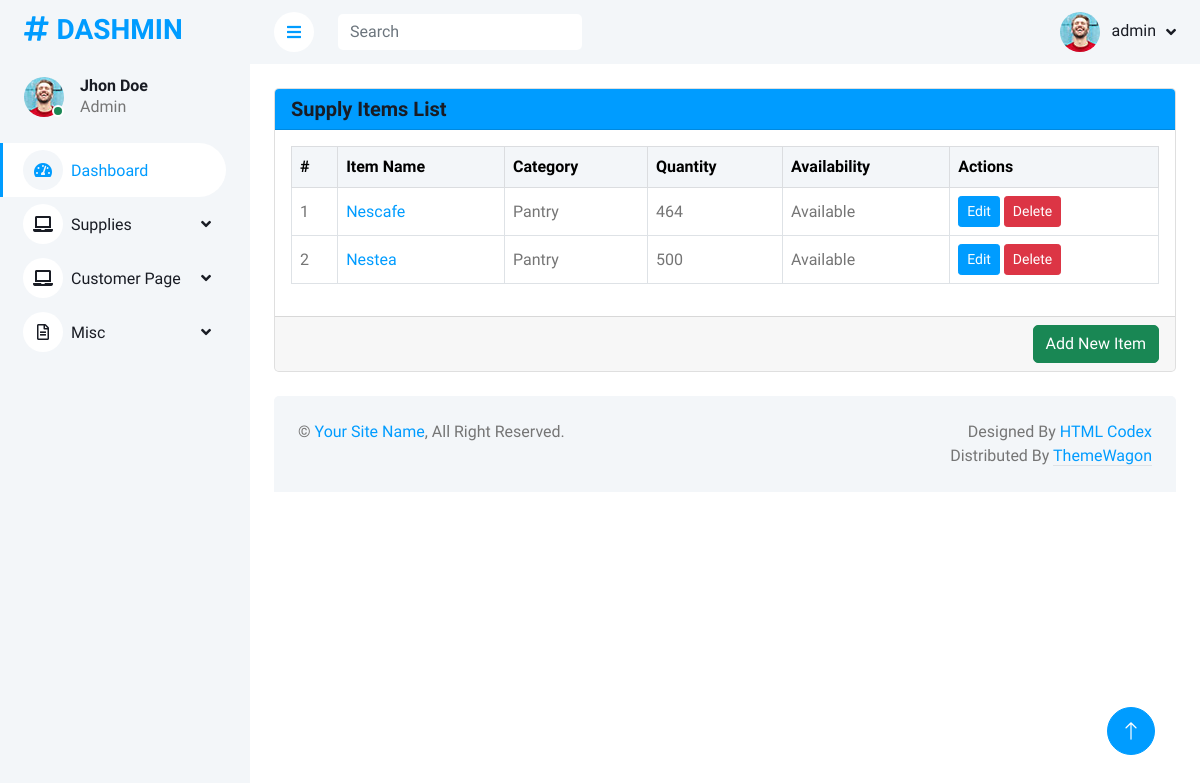
Page /supply/items/ (signed in) on the committed database.
### supply/models.py (models this page shows, shortened)
class User(AbstractUser):
    USER_TYPE_CHOICES = [
        ('customer', 'Customer'),
        ('supply_manager', 'Supply Manager'),
        ('admin', 'Administrator'), # Example
    ]
    user_type = models.CharField(max_length=20, choices=USER_TYPE_CHOICES, default='customer')
    contact_number = models.CharField(max_length=15, blank=True, null=True)
    address = models.TextField(blank=True, null=True)
    objects = UserManager()
    customers = CustomerManager()
    supply_managers = SupplyManagerManager()
    email = models.EmailField(unique=True) # Example: making email unique

class SupplyItem(models.Model):
    STATUS_CHOICES = [
        ('active', 'Active'),
        ('inactive', 'Inactive'),
        ('archived', 'Archived'),
    ]
    AVAILABILITY_CHOICES = [
        ('Available', 'Available'),
        ('Low Stock', 'Low in Supply'),
        ('Out of Stock', 'Out of Supply')
    ]
    item_id = models.AutoField(primary_key=True)
    item_name = models.CharField(max_length=200)
    item_code = models.CharField(max_length=100, unique=True)
    category = models.ForeignKey(Category, on_delete=models.SET_NULL, null=True, blank=True)  # Updated field
    description = models.TextField(blank=True)
    quantity_in_stock = models.IntegerField(default=0)
    reorder_level = models.IntegerField(default=0)
    unit_of_measure = models.CharField(max_length=50)
    location = models.CharField(max_length=100, blank=True)
    unit_price = models.DecimalField(max_digits=10, decimal_places=2)
    currency = models.CharField(max_length=10, default='USD')
    supplier = models.ForeignKey(Supplier, on_delete=models.SET_NULL, null=True, blank=True)
    last_purchase_date = models.DateField(null=True, blank=True)
    last_supplier_price = models.DecimalField(max_digits=10, decimal_places=2, null=True, blank=True)
    preferred_supplier = models.BooleanField(default=False)
    added_by = models.ForeignKey(
        settings.AUTH_USER_MODEL, # Use settings
        on_delete=models.SET_NULL,
        null=True,
        blank=True,
        related_name='added_supply_items' # Add related_name
    )
    date_added = models.DateTimeField(auto_now_add=True)
    last_updated = models.DateTimeField(auto_now=True)
    added_by = models.ForeignKey('User', on_delete=models.SET_NULL, null=True, blank=True)
    status = models.CharField(max_length=10, choices=STATUS_CHOICES, default='active')
    availability = models.CharField(choices=AVAILABILITY_CHOICES, default='Available')
    barcode = models.CharField(max_length=100, blank=True)
    image = models.ImageField(upload_to='supply_images/', blank=True, null=True)
    expiration_date = models.DateField(null=True, blank=True)
    tags = models.CharField(max_length=200, blank=True)

class Category(models.Model):
    name = models.CharField(max_length=100, unique=True)
    description = models.TextField(blank=True)
    class Meta:
        verbose_name = "Category"
        verbose_name_plural = "Categories"
    def __str__(self):
        return self.name

### supply/views.py (the view)
# urls.py: path('items/', views.SupplyItemListView.as_view(), name='supplyitem_list'),
class SupplyItemListView(ManagerAccessMixin, ListView):
    model = SupplyItem
    template_name = 'supply/supply_items/supplyitem_list.html'
    context_object_name = 'supply_items'
    paginate_by = 25

### supply/views.py (called while the page is built)
def is_supplier_manager(user):
    return user.is_authenticated and (user.is_superuser or user.groups.filter(name='Supply Manager').exists())

    def test_func(self):
        return is_supplier_manager(self.request.user)

### supply/templates/supply/supply_items/supplyitem_list.html (shortened to what this page needs)
{% extends "supply/base/base.html" %}
{% block content %}
<div class="container-fluid pt-4 px-4">
    <div class="row">
        <div class="col-12">
            <div class="card">
                <div class="card-header bg-primary text-white">
                    <h5 class="mb-0">Supply Items List</h5>
                </div>
                <div class="card-body">
                    <div class="table-responsive">
                        <table class="table table-bordered table-hover align-middle">
                            <thead class="table-light">
                                <tr>
                                    <th>#</th>
                                    <th>Item Name</th>
                                    <th>Category</th>
                                    <th>Quantity</th>
                                    <th>Availability</th>
                                    <th>Actions</th>
                                </tr>
                            </thead>
                            <tbody>
                                {% for item in supply_items %}
                                <tr>
                                    <td>{{ forloop.counter }}</td>
                                    <td><a href="{% url 'supply:supplyitem_detail' item.item_id %}">{{ item.item_name }}</a></td>
                                    <td>{{ item.category }}</td>
                                    <td>{{ item.quantity_in_stock }}</td>
                                    <td>{{ item.availability}}</td>
                                    <td>
                                        <a href="{% url 'supply:supplyitem_edit' item.item_id %}" class="btn btn-sm btn-primary">Edit</a>
                                        <button type="button" class="btn btn-sm btn-danger" data-bs-toggle="modal" data-bs-target="#deleteModal{{ item.id }}">Delete</button>
                                    </td>
                                </tr>
                                {% empty %}
                                <tr>
                                    <td colspan="5" class="text-center">No supply items found.</td>
                                </tr>
                                {% endfor %}
                            </tbody>
                        </table>
                    </div>
                </div>
                <div class="card-footer text-end">
                    <a href="{% url 'supply:supplyitem_add' %}" class="btn btn-success">Add New Item</a>
                </div>
            </div>
        </div>
    </div>
</div>
{% endblock content %}

### supply/templates/supply/base/navbar.html (shortened to what this page needs)
{% load static %}
<nav class="navbar navbar-expand bg-light navbar-light sticky-top px-4 py-0">
    <a href="#" class="sidebar-toggler flex-shrink-0">
        <i class="fa fa-bars"></i>
    </a>
    <form class="d-none d-md-flex ms-4">
        <input class="form-control border-0" type="search" placeholder="Search">
    </form>
    <div class="navbar-nav align-items-center ms-auto d-flex">
        <div class="nav-item dropdown">
            {% if user.is_authenticated %}
            <a href="#" class="nav-link dropdown-toggle" data-bs-toggle="dropdown">
                <img class="rounded-circle me-lg-2" src="{% static 'img/user.jpg' %}" alt="" style="width: 40px; height: 40px;">
                <span class="d-none d-lg-inline-flex">{{ user.username }}</span>
            </a>
            {% else %}
                <a href="{% url 'login' %}" class="nav-link">Login</a>
            {% endif %}
        </div>
    </div>
</nav>

### static/css/style.css (style rules this page uses)
:root { --primary: #009CFF; --light: #F3F6F9; --dark: #191C24; }
.btn { transition: .5s; }
.btn.btn-primary { color: #FFFFFF; }
.content .navbar .navbar-nav .nav-link { margin-left: 25px; padding: 12px 0; color: var(--dark); outline: none; }
.content .navbar .sidebar-toggler, .content .navbar .navbar-nav .nav-link i { width: 40px; height: 40px; display: inline-flex; align-items: center; justify-content: center; background: #FFFFFF; border-radius: 40px; }
.content .navbar .dropdown-toggle::after { margin-left: 6px; vertical-align: middle; border: none; content: "\f107"; font-family: "Font Awesome 5 Free"; font-weight: 900; transition: .5s; }

### rows in the picture
User: username "admin"
SupplyItem: item_name "Nescafe", category "Pantry", quantity_in_stock "464", availability "Available"
SupplyItem: item_name "Nestea", category "Pantry", quantity_in_stock "500", availability "Available"
